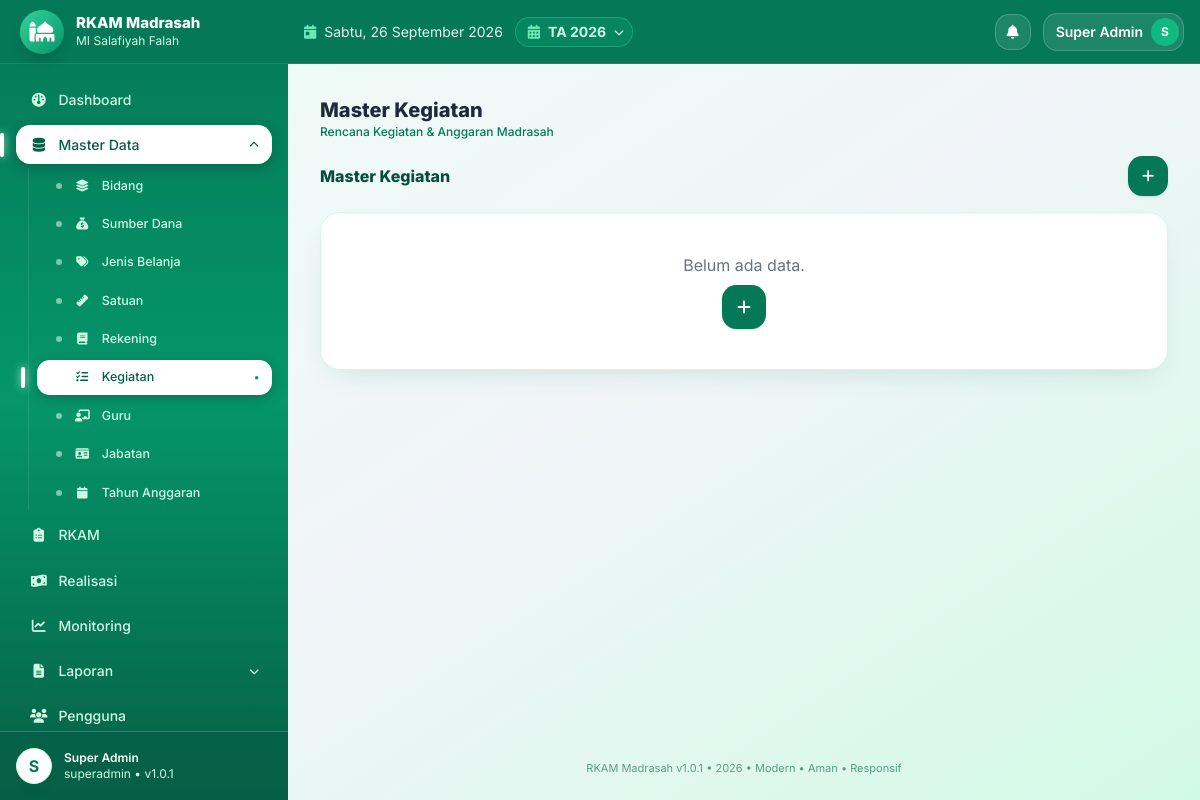
The app's page /master/kegiatan (signed in), older data.
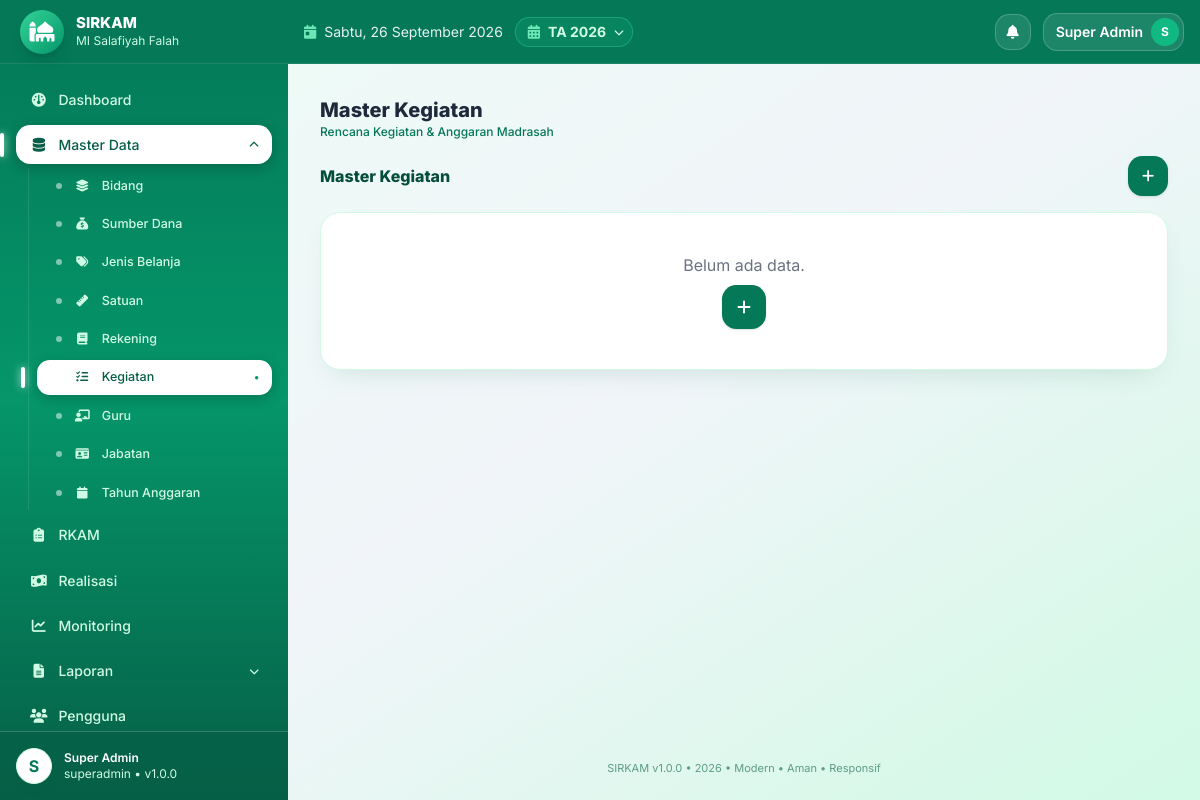
The same page, newer data.
### tables this page shows
CREATE TABLE IF NOT EXISTS app_settings (
  id INT UNSIGNED AUTO_INCREMENT PRIMARY KEY,
  skey VARCHAR(100) NOT NULL UNIQUE,
  svalue TEXT NULL
);

### index.php (called while the page is built, shortened)
<?php
require_once __DIR__.'/config/bootstrap.php';
$url=trim($_GET['url']??'',"/");
$p=explode('/',$url);$page=$p[0];$arg=$p[1]??null;$arg2=$p[2]??null;
$content='';$title='Dashboard';
try{
switch($page){
case 'master': require __DIR__.'/modules/master/page.php';$content=ob_get_clean();break;
}
}catch(Throwable $e){error_log($e->getMessage());$content='<div class="bg-red-50 border border-red-200 p-4 rounded">Terjadi kesalahan sistem.</div>';}
require __DIR__.'/views/layouts/main.php';

### core/Helper.php (called while the page is built, shortened)
<?php
class Helper{
public static function setting($pdo,$k,$d=''){$s=$pdo->prepare("SELECT svalue FROM app_settings WHERE skey=?");$s->execute([$k]);$r=$s->fetchColumn();return $r!==false?$r:$d;}
}

### core/Security.php (called while the page is built, shortened)
<?php
class Security{
public static function e($s){return htmlspecialchars((string)($s??''),ENT_QUOTES,'UTF-8');}
}

### core/Auth.php (called while the page is built, shortened)
<?php
class Auth{
public static function user(){return $_SESSION['user']??null;}
public static function role(){return $_SESSION['role']??null;}
}

### views/layouts/main.php (the view, shortened to what the changed rows need)
<!DOCTYPE html><html lang="id"><head><meta charset="UTF-8"><meta name="viewport" content="width=device-width,initial-scale=1">
<script src="https://cdn.tailwindcss.com"></script><script src="https://cdn.jsdelivr.net/npm/sweetalert2@11"></script>
<link rel="stylesheet" href="https://cdnjs.cloudflare.com/ajax/libs/font-awesome/6.5.2/css/all.min.css">
</head>
<body class="bg-gradient-to-br from-emerald-50 via-slate-100 to-emerald-100 min-h-screen text-slate-800">
<?php $u=Auth::user(); $role=Auth::role(); if($role==='superadmin'){$notif=$pdo->query("SELECT COUNT(*) c FROM notifications WHERE is_read=0")->fetchColumn();}else{$nq=$pdo->prepare("SELECT COUNT(*) c FROM notifications WHERE is_read=0 AND (role_target=? OR role_target IS NULL OR role_target='' OR user_id=?)");$nq->execute([$role,Auth::id()]);$notif=$nq->fetchColumn();} $initial=strtoupper(substr($u['nama']??'U',0,1)); $mlogo=$pdo->query("SELECT logo,nama_madrasah FROM madrasah WHERE id=1")->fetch(); $appName=Helper::setting($pdo,'app_name','SIRKAM'); $appVer=Helper::setting($pdo,'sys_version',APP_VERSION); $thAktif=Helper::tahunAktif($pdo); $thList=$pdo->query("SELECT id,tahun,status FROM tahun_anggaran ORDER BY tahun DESC")->fetchAll(); ?>
<div class="flex min-h-screen">
<aside id="sidebar" class="bg-gradient-to-b from-emerald-700 via-emerald-600 to-emerald-800 text-white hidden md:flex flex-col no-print fixed md:sticky top-0 inset-y-0 left-0 z-40 w-72 h-screen shrink-0 overflow-hidden">
<div class="h-16 px-5 flex items-center gap-3 shrink-0 bg-emerald-700 border-b border-white/10">
<div class="min-w-0"><div class="font-extrabold text-[15px] leading-tight truncate"><?=Security::e($appName)?></div><div class="text-xs text-emerald-100 truncate"><?=Security::e($mlogo['nama_madrasah']??'')?></div></div></div>
<div class="p-4 border-t border-white/20 flex items-center gap-3 shrink-0 bg-emerald-800/60">
<div class="text-xs"><div class="font-semibold text-white"><?=Security::e($u['nama']??'')?></div><div class="text-emerald-100"><?=Security::e($role)?> • v<?=Security::e($appVer)?></div></div></div></aside>
<div class="flex-1 flex flex-col min-w-0 md:ml-0">
<header class="sticky top-0 z-20 bg-emerald-700 text-white px-4 h-16 flex items-center gap-3 no-print shrink-0 border-b border-white/10">
<?php $hari=['Senin','Selasa','Rabu','Kamis','Jumat','Sabtu','Minggu']; $bulan=[1=>'Januari','Februari','Maret','April','Mei','Juni','Juli','Agustus','September','Oktober','November','Desember']; ?>
<div class="hidden sm:flex items-center gap-2 text-white/90 text-sm"><i class="fa-solid fa-calendar-day text-emerald-300"></i><span><?=$hari[date('N')-1]?>, <?=date('j')?> <?=$bulan[(int)date('n')]?> <?=date('Y')?></span></div>
<div class="relative">
</div>
<div class="ml-auto flex items-center gap-3 text-sm">
</div></header>
<main class="p-4 md:p-8 flex-1 max-w-7xl w-full mx-auto">
<div class="mb-4"><div class="font-extrabold text-xl text-slate-800"><?=Security::e($title??'')?></div><div class="text-xs text-emerald-700 font-medium">Rencana Kegiatan & Anggaran Madrasah</div></div>
<?=$content??''?></main>
<footer class="px-6 pb-6 text-center text-[11px] text-emerald-800/60 no-print"><?=Security::e($appName)?> v<?=Security::e($appVer)?> • <?=date('Y')?> • Modern • Aman • Responsif</footer></div></div>
</body></html>

Row changes from the older to the newer data that the page shows:
changed app_settings: svalue "RKAM Madrasah" → "SIRKAM"
added app_settings: svalue "1.0.0"
Text that changed along with them:
Security::e($appVer): "1.0.1" → (not shown)
